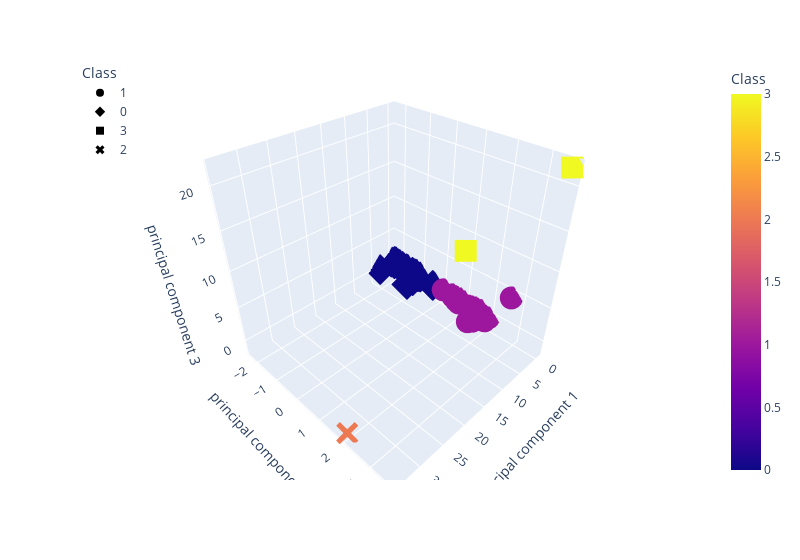

This figure's notebook cell:
### Markdown cell above
### Deliverable 4: Visualizing Cryptocurrencies Results

#### 3D-Scatter with Clusters

### Code cell
# Creating a 3D-Scatter with the PCA data and the clusters
fig = px.scatter_3d(
    clustered_df,
    x="principal component 1",
    y="principal component 2",
    z="principal component 3",
    color="Class",
    symbol="Class",
    width=800,
)
fig.update_layout(legend=dict(x=0, y=1))
fig.show()
